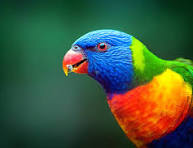
#> input picture sources/ex1.jpg, 193 x 148 px, found by its file name
$ python ex37.py
#> lines starting #> are read from the running program, lines starting #| are printed output that depends on the picture; after the words box and inside, x2 and y2 are one past the last pixel; in counts of white or black regions, pixels touching at a corner belong together
import cv2
import numpy as np


def subtract_foreground(image_path, lower_threshold, upper_threshold):
    """
    Subtract foreground from image based on color thresholds

    Args:
        image_path: Path to the input image
        lower_threshold: List of [H, S, V] values for lower bound
        upper_threshold: List of [H, S, V] values for upper bound

    Returns:
        Mask of the foreground and the result image
    """
    image = cv2.imread(image_path)
#> image is the input picture: shape (148, 193, 3); mean B, G, R 61, 87.8, 64.7
    if image is None:
        raise ValueError("Could not read the image")
    hsv = cv2.cvtColor(image, cv2.COLOR_BGR2HSV)
#> hsv: shape (148, 193, 3); mean H, S, V 69.9, 179.1, 116.4

    lower = np.array(lower_threshold)
    upper = np.array(upper_threshold)

    mask = cv2.inRange(hsv, lower, upper)
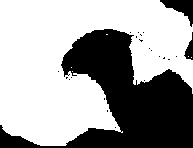
#> mask: shape (148, 193); 63.6% white; 23 black regions (20 under 20 px), largest, box (x1, y1, x2, y2) and area: (0, 29, 193, 148) 9866, (160, 0, 193, 27) 385, (184, 32, 193, 60) 124

    kernel = np.ones((5, 5), np.uint8)
    mask = cv2.morphologyEx(mask, cv2.MORPH_OPEN, kernel)
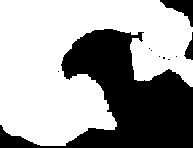
#> mask: shape (148, 193); 62.9% white; 10 black regions (7 under 20 px), largest, box (x1, y1, x2, y2) and area: (0, 29, 193, 148) 10078, (160, 0, 193, 27) 388, (184, 32, 193, 60) 126
    mask = cv2.morphologyEx(mask, cv2.MORPH_CLOSE, kernel)
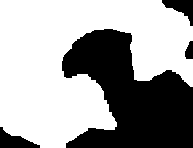
#> mask: shape (148, 193); 63.4% white; 4 black regions, box (x1, y1, x2, y2) and area: (62, 29, 193, 148) 9525, (0, 127, 40, 148) 428, (162, 0, 193, 26) 382, (185, 41, 193, 59) 113

    result = cv2.bitwise_and(image, image, mask=cv2.bitwise_not(mask))
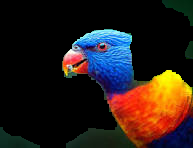
#> result: shape (148, 193, 3); mean B, G, R 24.7, 29, 41.1

    return mask, result


if __name__ == "__main__":
    lower_green = [35, 50, 50]
    upper_green = [85, 255, 255]

    mask, result = subtract_foreground("D:\SIMATS Engineering\ITA0513 Computer Vision\Practical\sources\ex1.jpg", lower_green, upper_green)

    cv2.imshow('Original', cv2.imread("D:\SIMATS Engineering\ITA0513 Computer Vision\Practical\sources\ex1.jpg"))
    cv2.imshow('Mask', mask)
    cv2.imshow('Result', result)
    cv2.waitKey(0)
    cv2.destroyAllWindows()
